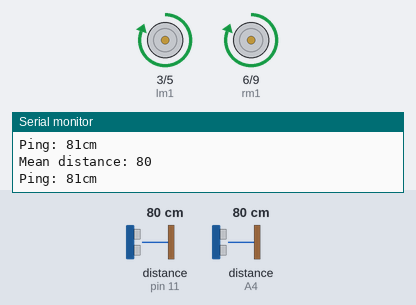
A sketch run on a simulated Arduino Uno, built with avr-gcc and run on an emulated ATmega328P. Parts: motor-driver pin pairs drawn as motors (green arrow = first pin HIGH = forward, orange = second pin HIGH = backward, longer = more drive), the last lines printed to the serial monitor. Inputs (shaded band) come from the test bench; at power-on: distance to the obstacle (sensors on pin 11, A4) 80 cm. The echo pulse lasts 58.3 µs per cm.

Above: at 2.4 s.
2.5 s: distance to the obstacle (sensor on pin 11) set to 9 cm
At 3.65 s:
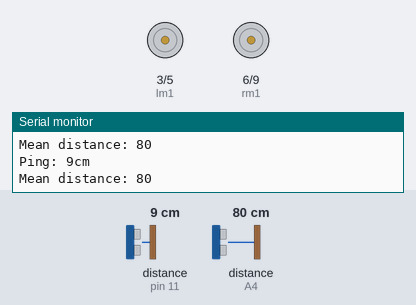
6.0 s: distance to the obstacle (sensor on A4) set to 2 cm
At 9.4 s:
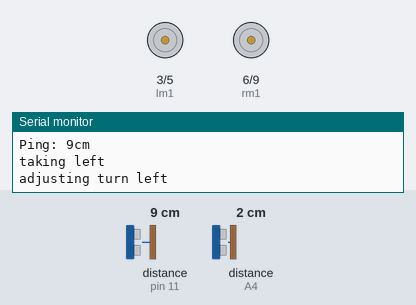
9.5 s: distance to the obstacle (sensor on A4) set to 15 cm
At 10.2 s:
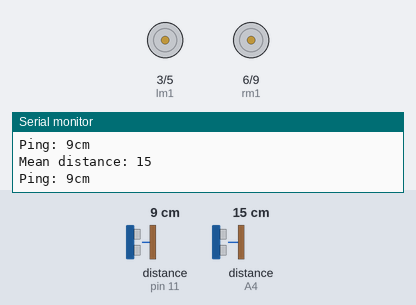
13.3 s: distance to the obstacle (sensor on A4) set to 18 cm
16.8 s: distance to the obstacle (sensor on pin 11) set to 18 cm
At 18.9 s:
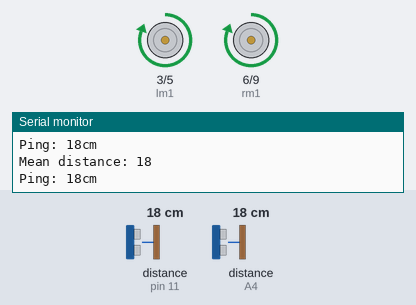
20.6 s: distance to the obstacle (sensor on pin 11) set to 13 cm
At 22.17 s:
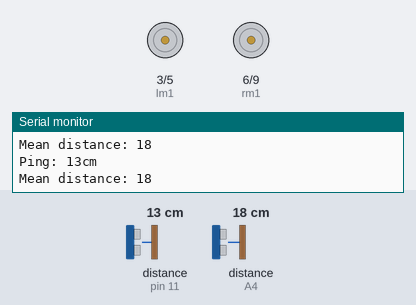
Timing chart, 0 to 23.7 s (numbered marks = the images above; inputs shaded):
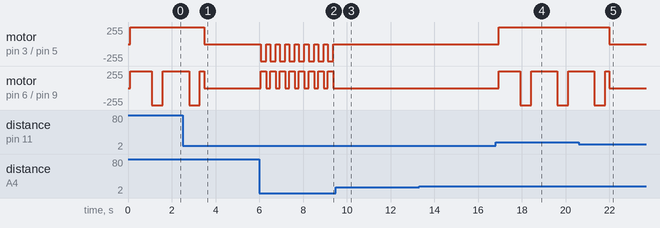

The sketch:

Wall_Follower_Algorithm.ino
```cpp
// Including the library files required for the sensors
// NewPing library is used to send periodic pulses to the ultrasonic sensors
// SharpIR library is used to workd with the sharpIR module
#include <NewPing.h>
#include <SharpIR.h>
// Declaring the pins on the board which we are going to use.
#define TRIGGER_PIN  10  // Arduino pin tied to trigger pin on the ultrasonic sensor.
#define ECHO_PIN     11  // Arduino pin tied to echo pin on the ultrasonic sensor.
#define MAX_DISTANCE 500 // Maximum distance we want to ping for (in centimeters). Maximum sensor distance is rated at 400-500cm.
#define ir A4
#define model 1080
NewPing sonar(TRIGGER_PIN, ECHO_PIN, MAX_DISTANCE);
SharpIR SharpIR(ir, model);
int a,b;
int lm1=3;
int lm2=5;
int rm1=6;
int rm2=9;

// This method measures the distance of the wall from the sharp IR sensor.
void sharp()
{
   delay(20);

  unsigned long pepe1=millis();  // takes the time before the loop on the library begins

  a=SharpIR.distance();  // this returns the distance to the object you're measuring


  Serial.print("Mean distance: ");  // returns it to the serial monitor
  Serial.println(a);


 //unsigned long pepe2=millis()-pepe1;  // the following gives you the time taken to get the measurement
 // Serial.print("Time taken (ms): ");
 // Serial.println(pepe2);
}


// This method measures the distance of the wall from the ultrasonic sensor.
void pinger()
{
   delay(50);                      // Wait 50ms between pings (about 20 pings/sec). 29ms should be the shortest delay between pings.
  unsigned int uS = sonar.ping(); // Send ping, get ping time in microseconds (uS).
  Serial.print("Ping: ");
  b=uS / US_ROUNDTRIP_CM;
  Serial.print(b); // Convert ping time to distance in cm and print result (0 = outside set distance range)
  Serial.println("cm");
}


// This method sets the rover on the straight line and monitors it from loosing its track
void set_straight()
{
  if(b==12)
  {
    Serial.println("HELD STRAIGHT");
    digitalWrite(lm1,HIGH);
    digitalWrite(lm2,LOW);
    digitalWrite(rm1,HIGH);
    digitalWrite(rm2,LOW);
  }
  if((b > 12) && (b<15))
  {
    Serial.println("setting left");
    digitalWrite(lm1,HIGH);
    digitalWrite(lm2,LOW);
    analogWrite(rm1,180);
    digitalWrite(rm2,LOW);
    delay(1);
    digitalWrite(lm1,LOW);
    digitalWrite(lm2,LOW);
    digitalWrite(rm1,LOW);
    digitalWrite(rm2,LOW);
    delay(1);
  }
  if((b < 12) && (b > 8))
  {
    Serial.println("setting right");
    analogWrite(lm1,180);
    digitalWrite(lm2,LOW);
    digitalWrite(rm1,HIGH);
    digitalWrite(rm2,LOW);
    delay(1);
    digitalWrite(lm1,LOW);
    digitalWrite(lm2,LOW);
    digitalWrite(rm1,LOW);
    digitalWrite(rm2,LOW);
    delay(1);
  }
}


// This method changes the direction of the rover to left and sets it in accordance with the straight() function.
void left()
{
  Serial.println("taking left");
  digitalWrite(lm1,LOW);
  digitalWrite(lm2,HIGH);
  digitalWrite(rm1,HIGH);
  digitalWrite(rm2,LOW);
  delay(250);
  if( ( a < 16) || (b > 16))
  {
    Serial.println("adjusting turn left");
  digitalWrite(lm1,LOW);
  digitalWrite(lm2,HIGH);
  digitalWrite(rm1,HIGH);
  digitalWrite(rm2,LOW);
  delay(1);
  digitalWrite(lm1,LOW);
  digitalWrite(lm2,LOW);
  digitalWrite(rm1,LOW);
  digitalWrite(rm2,LOW);
  delay(1);
  }
}


// This method changes the direction of the rover to right and sets it in accordance with the straight() function.
void right()
{
  Serial.println("taking right");
  digitalWrite(lm1,HIGH);
  digitalWrite(lm2,LOW);
  digitalWrite(rm1,LOW);
  digitalWrite(rm2,HIGH);
  delay(500);
  if( b > 16)
  {
    Serial.println("adjusting turn right");
    digitalWrite(lm1,HIGH);
    digitalWrite(lm2,LOW);
    digitalWrite(rm1,HIGH);
    digitalWrite(rm2,LOW);
  }
}


//This method is executed only once and includes all the intializing and setting the modes of the pins.
void setup() {
  // put your setup code here, to run once:
  //Initializing the serial monitor
  Serial.begin(9600);
   pinMode(lm1,OUTPUT);
   pinMode(lm2,OUTPUT);
   pinMode(rm1,OUTPUT);
   pinMode(rm2,OUTPUT);
}


// This code is repeated until the end of runTime.
void loop() {
  // Reference point to come back incase of change in conditions
 check:
 // Calling the sharp and pinger functions to get the distances of walls from the ultrasonic and sharpIR sensors.
 sharp();
 pinger();
 //delay(200);
 if((a > 15) && ((b >= 8) && (b<=16)))
 {
  // Setting up the path of the rover depending on the values of the sharp and ultrasonic sensors.
  set_straight();
  sharp();
  pinger();
  // To re-check for the conditions based on the new sharp and pinger values we send it back to check.
  goto check;
  }
  else if(( b > 15) && (a>15))
  {
    digitalWrite(lm1,HIGH);
    digitalWrite(lm2,LOW);
    digitalWrite(rm1,HIGH);
    digitalWrite(rm2,LOW);
    delay(1000);
    right();
    sharp();
    pinger();
    goto check;
  }
 else if((a < 15) && ( b < 16))
 {
    left();
    sharp();
    pinger();
    goto check;
 }
 sharp();
 pinger();
}
```

Measured:
- after the input at 2.5 s, motor on pin 3 (lm1) / pin 5 (lm2): forward 255/255 → stopped after 0.97 s
- after the input at 6.0 s, motor on pin 3 (lm1) / pin 5 (lm2): alternates backward 255/255 for 0.25 s and stopped for 0.18 s, starting after 0.07 s; motor on pin 6 (rm1) / pin 9 (rm2): alternates forward 255/255 for 0.25 s and stopped for 0.18 s, starting after 0.07 s
- after the input at 9.5 s, motor on pin 3 (lm1) / pin 5 (lm2), motor on pin 6 (rm1) / pin 9 (rm2): stops changing and stays stopped
- after the input at 16.8 s, motor on pin 3 (lm1) / pin 5 (lm2): stopped → forward 255/255 after 0.13 s; motor on pin 6 (rm1) / pin 9 (rm2): alternates forward 255/255 for 1.1 s and backward 255/255 for 0.50 s, starting after 0.13 s
- after the input at 20.6 s, motor on pin 3 (lm1) / pin 5 (lm2): forward 255/255 → stopped after 1.4 s
